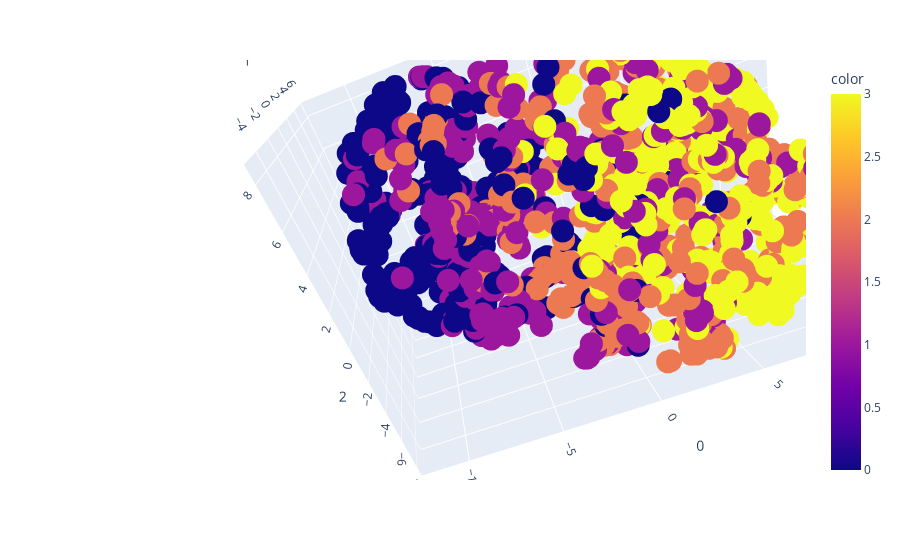

The notebook cell saved with this chart:
### Code cell
import plotly.express as px

fig = px.scatter_3d(X_tsne, x=0, y=1, z=2, color=y_train)
fig.show()

### Figure 1 — Plotly figure (JSON) as saved in the notebook; plotly's stock layout.template omitted (floating-point values rounded to 4 significant figures; data arrays with more than 128 entries replaced by an {"elided": "..."} marker saying what was removed)
{"data": [{"hovertemplate": "0=%{x}<br>1=%{y}<br>2=%{z}<br>color=%{marker.color}<extra></extra>", "legendgroup": "", "marker": {"color": {"elided": "1340 int values"}, "coloraxis": "coloraxis", "symbol": "circle"}, "mode": "markers", "name": "", "scene": "scene", "showlegend": false, "type": "scatter3d", "x": {"elided": "1340 float values"}, "y": {"elided": "1340 float values"}, "z": {"elided": "1340 float values"}}], "layout": {"autosize": true, "coloraxis": {"colorbar": {"title": {"text": "color"}}, "colorscale": [[0, "#0d0887"], [0.1111, "#46039f"], [0.2222, "#7201a8"], [0.3333, "#9c179e"], [0.4444, "#bd3786"], [0.5556, "#d8576b"], [0.6667, "#ed7953"], [0.7778, "#fb9f3a"], [0.8889, "#fdca26"], [1, "#f0f921"]]}, "dragmode": "zoom", "legend": {"tracegroupgap": 0}, "margin": {"t": 60}, "scene": {"aspectmode": "auto", "aspectratio": {"x": 1.464, "y": 0.6891, "z": 0.9916}, "camera": {"center": {"x": -0.4835, "y": 0.01187, "z": -0.06953}, "eye": {"x": -0.3286, "y": -1.363, "z": 0.6629}, "projection": {"type": "perspective"}, "up": {"x": 0.3325, "y": 0.4723, "z": 0.8164}}, "domain": {"x": [0, 1], "y": [0, 1]}, "dragmode": "orbit", "xaxis": {"title": {"text": "0"}, "type": "linear"}, "yaxis": {"title": {"text": "1"}, "type": "linear"}, "zaxis": {"title": {"text": "2"}, "type": "linear"}}}}
